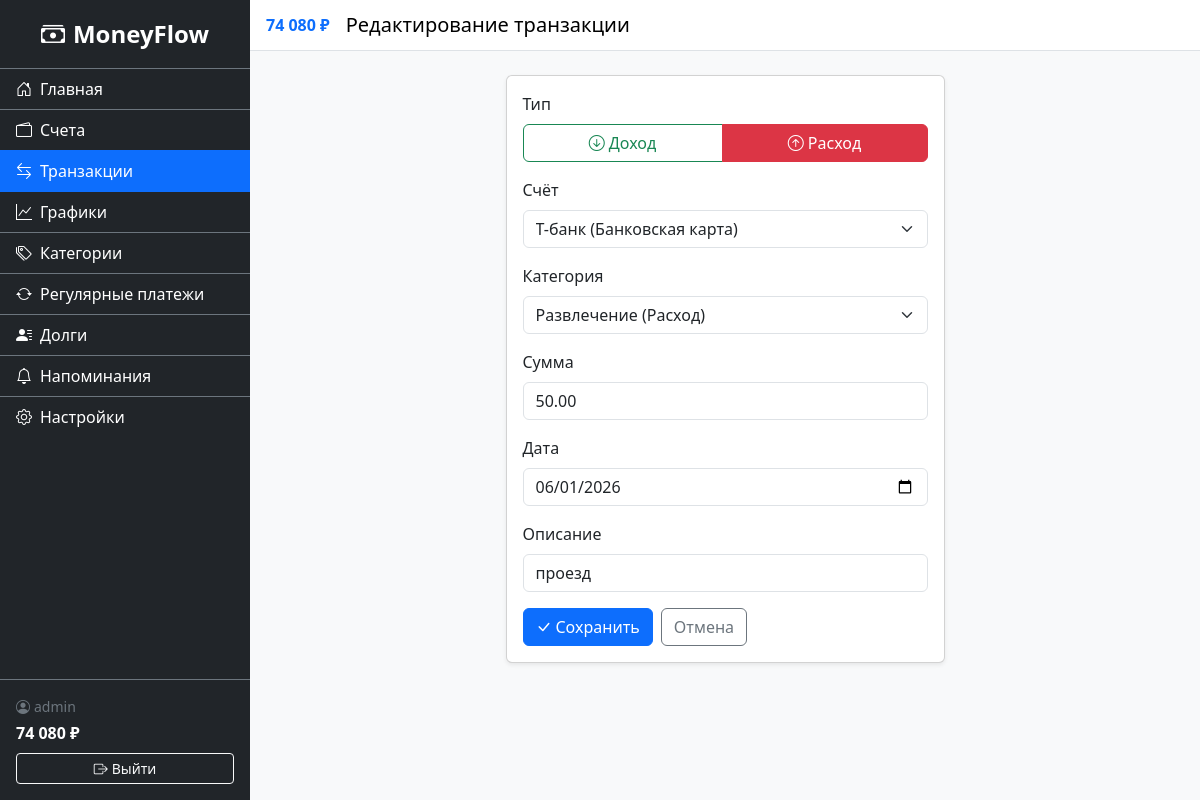
/finance/transactions/3/edit/ (signed in), run on the app's committed database.
### accounts/models.py (models this page shows, shortened)
class CustomUser(AbstractUser):
    username = models.CharField(
        'Имя пользователя',
        max_length=150,
        unique=True,
        validators=[UnicodeUsernameValidator()],
        error_messages={'unique': 'Пользователь с таким именем уже существует.'},
    )
    phone_number = models.CharField(max_length=15, blank=True, null=True, verbose_name="Номер телефона")
    is_email_verified = models.BooleanField('Email подтверждён', default=False)

### finance/models.py (models this page shows, shortened)
class Transaction(models.Model):
    class TransactionType(models.TextChoices):
        INCOME = 'income', 'Доход'
        EXPENSE = 'expense', 'Расход'
    user = models.ForeignKey(settings.AUTH_USER_MODEL, on_delete=models.CASCADE, related_name='transactions')
    account = models.ForeignKey(Account, on_delete=models.CASCADE, related_name='transactions', verbose_name='Счёт')
    category = models.ForeignKey(Category, on_delete=models.SET_NULL, null=True, blank=True, related_name='transactions', verbose_name='Категория')
    type = models.CharField('Тип', max_length=7, choices=TransactionType.choices)
    amount = models.DecimalField('Сумма', max_digits=12, decimal_places=2, validators=[MinValueValidator(Decimal('0.01'))])
    date = models.DateField('Дата')
    description = models.CharField('Описание', max_length=255, blank=True)
    created_at = models.DateTimeField('Дата создания', auto_now_add=True)
    class Meta:
        verbose_name = 'Транзакция'
        verbose_name_plural = 'Транзакции'
        ordering = ['-date', '-created_at']

### finance/views.py (the view, shortened to what this page needs)
# urls.py: path('transactions/<int:pk>/edit/', views.TransactionUpdateView.as_view(), name='transaction_update'),
class TransactionUpdateView(LoginRequiredMixin, UpdateView):
    model = Transaction
    form_class = TransactionForm
    template_name = 'finance/transaction_form.html'
    success_url = reverse_lazy('finance:transaction_list')
    def get_queryset(self):
        return Transaction.objects.filter(user=self.request.user).select_related('account')
    def get_form_kwargs(self):
        kwargs = super().get_form_kwargs()
        kwargs['user'] = self.request.user
        return kwargs

### finance/context_processors.py (called while the page is built)
def total_balance(request):
    if request.user.is_authenticated:
        balance = Account.objects.filter(user=request.user).aggregate(
            total=Sum('balance')
        )['total'] or 0
        return {'sidebar_balance': balance}
    return {'sidebar_balance': 0}

### finance/models.py (called while the page is built)
    def __str__(self):
        return f'{self.name} ({self.get_type_display()})'

    def __str__(self):
        if self.parent:
            return f'{self.parent.name} → {self.name}'
        return f'{self.name} ({self.get_type_display()})'

### finance/templatetags/finance_tags.py (called while the page is built)
@register.filter
def spaced(value):
    if value is None:
        return '0'
    num = float(value)
    is_neg = num < 0
    num = abs(num)
    int_part = int(num)
    frac = num - int_part
    int_str = str(int_part)
    result = ''
    while int_str:
        if len(int_str) <= 3:
            result = int_str + result
            int_str = ''
        else:
            result = ' ' + int_str[-3:] + result
            int_str = int_str[:-3]
    if frac >= 0.005:
        result += f'{frac:.2f}'[1:]
    return ('-' if is_neg else '') + result

### finance/templates/finance/transaction_form.html (shortened to what this page needs)
{% extends 'base.html' %}
{% block page_title %}{% if form.instance.pk %}Редактирование транзакции{% else %}Новая транзакция{% endif %}{% endblock %}
{% block content %}
<div class="row justify-content-center">
    <div class="col-md-6">
        <div class="card shadow-sm">
            <div class="card-body">
                <form method="post">
                    <div class="mb-3">
                        <label class="form-label">Тип</label>
                        <div class="btn-group w-100" role="group">
                            <label class="btn btn-outline-success" for="id_type_income_btn">
                                <i class="bi bi-arrow-down-circle me-1"></i>Доход
                            </label>
                            <label class="btn btn-outline-danger" for="id_type_expense_btn">
                                <i class="bi bi-arrow-up-circle me-1"></i>Расход
                            </label>
                        </div>
                    </div>
                    {% for field in form %}
                    {% if field.name != 'type' %}
                    <div class="mb-3">
                        <label for="{{ field.id_for_label }}" class="form-label">{{ field.label }}</label>
                        {{ field }}
                    </div>
                    {% endif %}
                    {% endfor %}
                    <div class="d-flex gap-2">
                        <button type="submit" class="btn btn-primary">
                            <i class="bi bi-check-lg me-1"></i>Сохранить
                        </button>
                        <a href="{% url 'finance:transaction_list' %}" class="btn btn-outline-secondary">Отмена</a>
                    </div>
                </form>
            </div>
        </div>
    </div>
</div>
{% endblock %}

### templates/base.html (shortened to what this page needs)
<!DOCTYPE html>
<html lang="ru">
<head>
    <link href="https://cdn.jsdelivr.net/npm/bootstrap@5.3.3/dist/css/bootstrap.min.css" rel="stylesheet">
    <link rel="stylesheet" href="https://cdn.jsdelivr.net/npm/bootstrap-icons@1.11.3/font/bootstrap-icons.css">
    {% load static %}
    {% load finance_tags %}
    <link rel="stylesheet" href="{% static 'css/styles.css' %}">
    <link rel="stylesheet" href="{% static 'css/dark-theme.css' %}" id="dark-theme" disabled>
</head>
<body>
    <div class="d-flex" id="wrapper">
        <div class="sidebar bg-dark text-white" id="sidebar-wrapper">
            <div class="sidebar-heading text-center py-3 fs-4 fw-bold border-bottom border-secondary">
                <i class="bi bi-cash-stack me-2"></i>MoneyFlow
            </div>
            <div class="list-group list-group-flush">
                <a href="{% url 'home' %}" class="list-group-item list-group-item-action bg-dark text-white border-secondary {% if request.resolver_match.url_name == 'home' %}active{% endif %}">
                    <i class="bi bi-house-door me-2"></i>Главная
                </a>
                <a href="{% url 'finance:account_list' %}" class="list-group-item list-group-item-action bg-dark text-white border-secondary {% if '/finance/accounts' in request.path %}active{% endif %}">
                    <i class="bi bi-wallet2 me-2"></i>Счета
                </a>
                <a href="{% url 'finance:transaction_list' %}" class="list-group-item list-group-item-action bg-dark text-white border-secondary {% if '/finance/transactions' in request.path %}active{% endif %}">
                    <i class="bi bi-arrow-left-right me-2"></i>Транзакции
                </a>
                <a href="{% url 'finance:charts' %}" class="list-group-item list-group-item-action bg-dark text-white border-secondary {% if '/finance/charts' in request.path %}active{% endif %}">
                    <i class="bi bi-graph-up me-2"></i>Графики
                </a>
                <a href="{% url 'finance:category_list' %}" class="list-group-item list-group-item-action bg-dark text-white border-secondary {% if '/finance/categories' in request.path %}active{% endif %}">
                    <i class="bi bi-tags me-2"></i>Категории
                </a>
                <a href="{% url 'finance:recurring_list' %}" class="list-group-item list-group-item-action bg-dark text-white border-secondary {% if '/finance/recurring' in request.path %}active{% endif %}">
                    <i class="bi bi-arrow-repeat me-2"></i>Регулярные платежи
                </a>
                <a href="{% url 'finance:debt_list' %}" class="list-group-item list-group-item-action bg-dark text-white border-secondary {% if '/finance/debts' in request.path %}active{% endif %}">
                    <i class="bi bi-person-lines-fill me-2"></i>Долги
                </a>
                <a href="{% url 'finance:reminder_list' %}" class="list-group-item list-group-item-action bg-dark text-white border-secondary {% if '/finance/reminders' in request.path %}active{% endif %}">
                    <i class="bi bi-bell me-2"></i>Напоминания
                </a>
                <a href="{% url 'accounts:settings' %}" class="list-group-item list-group-item-action bg-dark text-white border-secondary {% if '/accounts/settings' in request.path %}active{% endif %}">
                    <i class="bi bi-gear me-2"></i>Настройки
                </a>
            </div>
            <div class="sidebar-footer border-top border-secondary p-3 mt-auto">
                <span class="d-block small text-secondary">
                    <i class="bi bi-person-circle me-1"></i>{{ user.username }}
                </span>
                <span class="d-block fw-bold text-white fs-6 mt-1">
                    {{ sidebar_balance|spaced }} ₽
                </span>
                <form method="post" action="{% url 'accounts:logout' %}" class="mt-2">
                    <button type="submit" class="btn btn-outline-light btn-sm w-100">
                        <i class="bi bi-box-arrow-right me-1"></i>Выйти
                    </button>
                </form>
            </div>
        </div>
        <div id="page-content-wrapper" class="flex-grow-1">
            <nav class="navbar navbar-expand navbar-light bg-white border-bottom px-3">
                <span class="fw-bold me-3 text-primary">{{ sidebar_balance|spaced }} ₽</span>
                <span class="navbar-brand mb-0 h1 me-auto">{% block page_title %}Главная{% endblock %}</span>
            </nav>
            <div class="container-fluid p-4">
                {% block content %}{% endblock %}
            </div>
        </div>
    </div>
</body>
</html>

### static/css/styles.css (style rules this page uses)
#wrapper { min-height: 100vh; }
.sidebar { width: 250px; min-height: 100vh; display: flex; flex-direction: column; flex-shrink: 0; z-index: 1040; }
.sidebar .list-group-item { transition: background 0.2s; }
.sidebar .list-group-item.active { background: #0d6efd !important; border-color: #0d6efd !important; }
.sidebar-footer { margin-top: auto; }
#page-content-wrapper { min-width: 0; background: #f8f9fa; }

### data on the page
CustomUser: username "admin"
Transaction: form "Т-банк (Банковская карта)" "Развлечение (Расход)" "50.00" "06/01/2026" "проезд"

### other printed values
{{ sidebar_balance|spaced }} "74 080"
{{ field.label }} "Счёт" "Категория" "Сумма" "Дата" "Описание"
